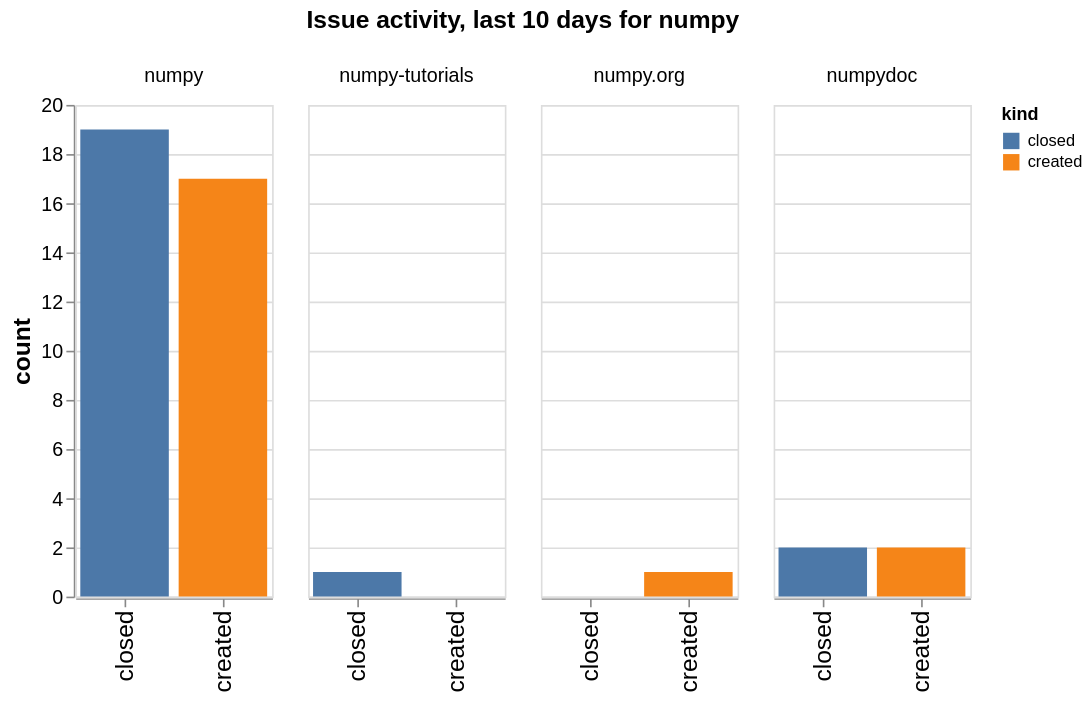

Source (Vega-Lite JSON):
### Vega-Lite specification from a JSON file in a GitHub repository (floating-point values rounded to 4 significant figures)
{"config": {"view": {"continuousWidth": 400, "continuousHeight": 300}}, "data": {"name": "data-e356e0b1438aa1961fbce41d6d0f2d33"}, "mark": "bar", "encoding": {"color": {"type": "nominal", "field": "kind"}, "column": {"type": "nominal", "field": "repo", "header": {"labelFontSize": 12, "title": "Issue activity, last 10 days for numpy", "titleFontSize": 15}}, "x": {"type": "nominal", "axis": {"labelFontSize": 15, "title": ""}, "field": "kind"}, "y": {"type": "quantitative", "axis": {"labelFontSize": 12, "titleFontSize": 15}, "field": "count"}}, "width": 120, "$schema": "https://vega.github.io/schema/vega-lite/v5.json", "datasets": {"data-e356e0b1438aa1961fbce41d6d0f2d33": [{"org": "numpy", "repo": "numpy", "kind": "created", "count": 17.0}, {"org": "numpy", "repo": "numpy.org", "kind": "created", "count": 1.0}, {"org": "numpy", "repo": "numpydoc", "kind": "created", "count": 2.0}, {"org": "numpy", "repo": "numpy-tutorials", "kind": "created", "count": 0.0}, {"org": "numpy", "repo": "numpy", "kind": "closed", "count": 19.0}, {"org": "numpy", "repo": "numpy.org", "kind": "closed", "count": 0.0}, {"org": "numpy", "repo": "numpydoc", "kind": "closed", "count": 2.0}, {"org": "numpy", "repo": "numpy-tutorials", "kind": "closed", "count": 1.0}]}}
